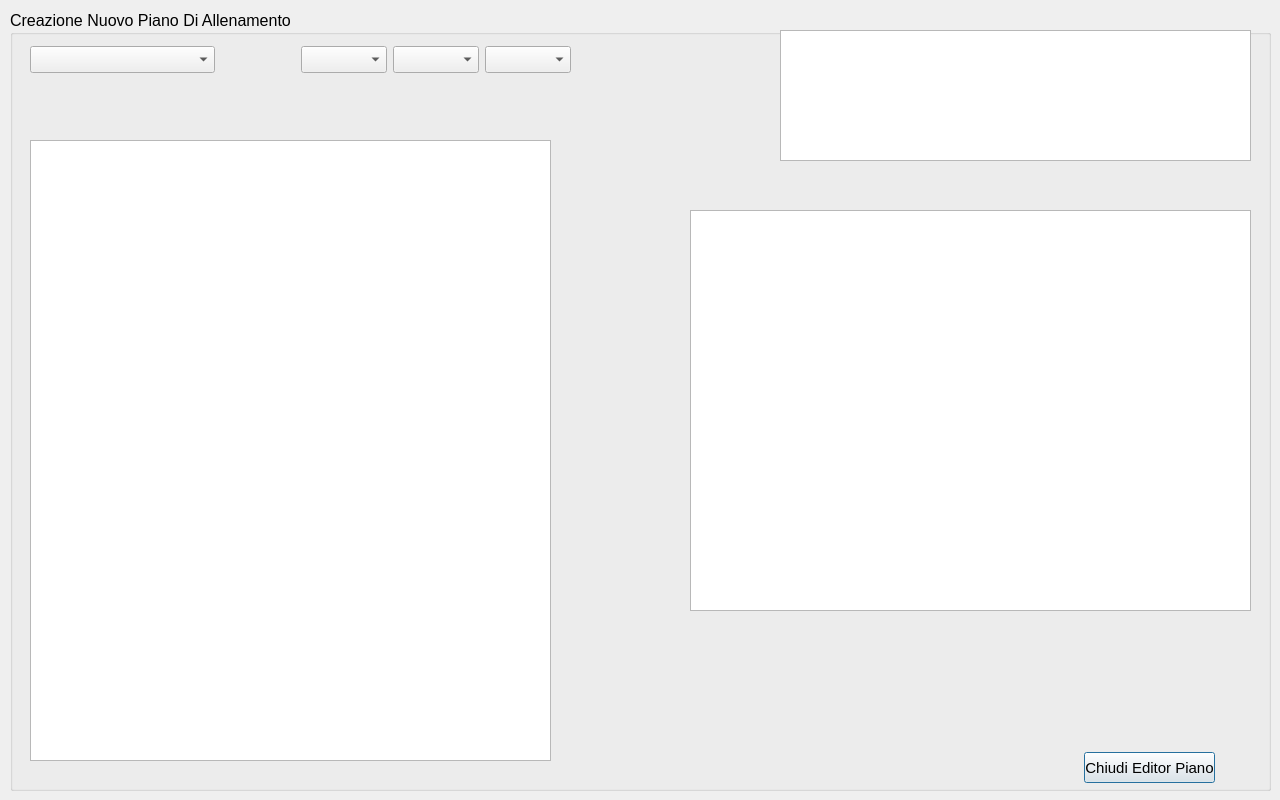
<?xml version="1.0" encoding="UTF-8"?>
<ui version="4.0">
 <class>new_plan</class>
 <widget class="QDialog" name="new_plan">
  <property name="geometry">
   <rect>
    <x>0</x>
    <y>0</y>
    <width>1280</width>
    <height>800</height>
   </rect>
  </property>
  <property name="minimumSize">
   <size>
    <width>1280</width>
    <height>800</height>
   </size>
  </property>
  <property name="font">
   <font>
    <pointsize>12</pointsize>
   </font>
  </property>
  <property name="windowTitle">
   <string>AWM -Create New Workout</string>
  </property>
  <widget class="QWidget" name="gridLayoutWidget">
   <property name="geometry">
    <rect>
     <x>10</x>
     <y>10</y>
     <width>1261</width>
     <height>781</height>
    </rect>
   </property>
   <layout class="QGridLayout" name="LYT_main">
    <item row="0" column="0">
     <widget class="QGroupBox" name="GROUPBOX_main">
      <property name="title">
       <string>Creazione Nuovo Piano Di Allenamento</string>
      </property>
      <widget class="QWidget" name="horizontalLayoutWidget">
       <property name="geometry">
        <rect>
         <x>20</x>
         <y>10</y>
         <width>541</width>
         <height>80</height>
        </rect>
       </property>
       <layout class="QHBoxLayout" name="horizontalLayout">
        <item>
         <widget class="QComboBox" name="COMBO_athleteName">
          <property name="sizePolicy">
           <sizepolicy hsizetype="MinimumExpanding" vsizetype="Fixed">
            <horstretch>0</horstretch>
            <verstretch>0</verstretch>
           </sizepolicy>
          </property>
          <property name="minimumSize">
           <size>
            <width>50</width>
            <height>0</height>
           </size>
          </property>
         </widget>
        </item>
        <item>
         <spacer name="horizontalSpacer">
          <property name="orientation">
           <enum>Qt::Horizontal</enum>
          </property>
          <property name="sizeType">
           <enum>QSizePolicy::Maximum</enum>
          </property>
          <property name="sizeHint" stdset="0">
           <size>
            <width>80</width>
            <height>0</height>
           </size>
          </property>
         </spacer>
        </item>
        <item>
         <widget class="QComboBox" name="COMBO_macro"/>
        </item>
        <item>
         <widget class="QComboBox" name="COMBO_meso"/>
        </item>
        <item>
         <widget class="QComboBox" name="COMBO_session"/>
        </item>
       </layout>
      </widget>
      <widget class="QTableView" name="TBL_qty">
       <property name="geometry">
        <rect>
         <x>770</x>
         <y>20</y>
         <width>471</width>
         <height>131</height>
        </rect>
       </property>
      </widget>
      <widget class="QTableView" name="TBL_exList">
       <property name="geometry">
        <rect>
         <x>20</x>
         <y>130</y>
         <width>521</width>
         <height>621</height>
        </rect>
       </property>
      </widget>
      <widget class="QTableView" name="TBL_exQty">
       <property name="geometry">
        <rect>
         <x>680</x>
         <y>200</y>
         <width>561</width>
         <height>401</height>
        </rect>
       </property>
      </widget>
      <widget class="QPushButton" name="BTN_closeEditor">
       <property name="geometry">
        <rect>
         <x>1074</x>
         <y>742</y>
         <width>131</width>
         <height>31</height>
        </rect>
       </property>
       <property name="font">
        <font>
         <pointsize>11</pointsize>
        </font>
       </property>
       <property name="text">
        <string>Chiudi Editor Piano</string>
       </property>
      </widget>
     </widget>
    </item>
   </layout>
  </widget>
 </widget>
 <resources/>
 <connections/>
</ui>
